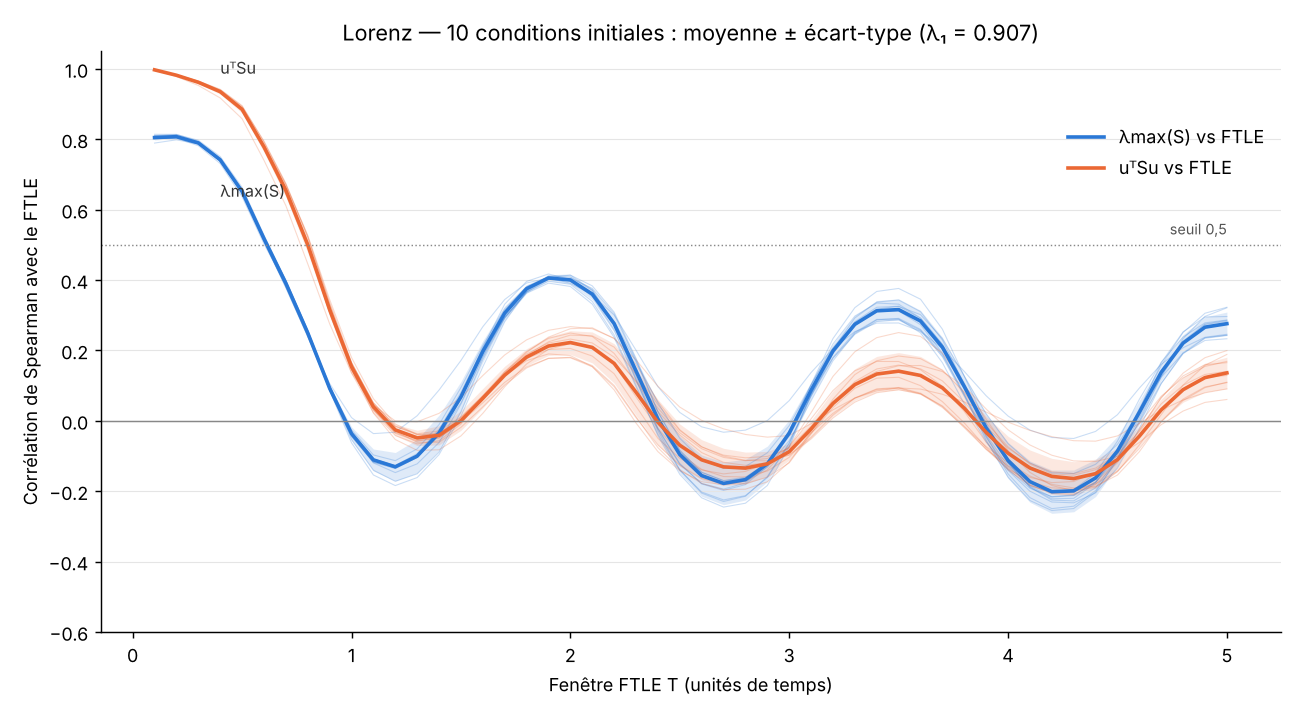

The script that saved this image:
"""Balayage de la fenêtre FTLE sur plusieurs conditions initiales.

Pour chaque condition initiale (CI) et chaque fenêtre T :
  Spearman(lam_S, FTLE_T) et Spearman(g_inst, FTLE_T).
On trace la moyenne ± écart-type entre CI, et on teste si l'oscillation
de la corrélation en fonction de T est systématique (mêmes pics/creux pour
toutes les CI) ou du bruit propre à une trajectoire.
"""
import numpy as np
import matplotlib

matplotlib.use("Agg")
import matplotlib.pyplot as plt

from lorenz_stretching import dt, integrate, ftle_centered, spearman

N_IC = 10
SEED = 0
T_grid = np.round(np.arange(0.1, 5.0001, 0.1), 2)
OUT_PNG = "lorenz_ftle_sweep.png"
OUT_CSV = "lorenz_ftle_sweep.csv"
# Paires (creux, pic) repérées sur la CI unique [1,1,1] ; testées ici de façon appariée
CONTRASTS = [(1.2, 2.0), (3.0, 2.0), (3.0, 5.0)]

rng = np.random.default_rng(SEED)
ics = rng.uniform([-20, -25, 5], [20, 25, 45], size=(N_IC, 3))
deltas0 = rng.normal(size=(N_IC, 3))

rho_S = np.zeros((N_IC, len(T_grid)))
rho_g = np.zeros((N_IC, len(T_grid)))
lambda1 = np.zeros(N_IC)
periods = np.zeros(N_IC)

for k in range(N_IC):
    traj, lam_S, g_step, g_inst = integrate(ics[k], deltas0[k])
    lambda1[k] = g_step.mean()
    # Période dominante de lam_S (pic du spectre hors fréquence nulle)
    spec = np.abs(np.fft.rfft(lam_S - lam_S.mean()))
    freqs = np.fft.rfftfreq(len(lam_S), dt)
    periods[k] = 1 / freqs[1:][np.argmax(spec[1:])]
    for j, T in enumerate(T_grid):
        ftle, valid = ftle_centered(g_step, T)
        rho_S[k, j] = spearman(lam_S[valid], ftle[valid])
        rho_g[k, j] = spearman(g_inst[valid], ftle[valid])
    print(f"CI {k}: x0={np.round(ics[k], 1)}  lambda_1={lambda1[k]:.3f}  "
          f"période dominante de lam_S={periods[k]:.3f}")

mS, sS = rho_S.mean(0), rho_S.std(0, ddof=1)
mg, sg = rho_g.mean(0), rho_g.std(0, ddof=1)

np.savetxt(OUT_CSV, np.column_stack([T_grid, mS, sS, mg, sg, rho_S.T, rho_g.T]),
           delimiter=",", fmt="%.4f",
           header="T,mean_rhoS,std_rhoS,mean_rhog,std_rhog,"
                  + ",".join(f"rhoS_ci{k}" for k in range(N_IC)) + ","
                  + ",".join(f"rhog_ci{k}" for k in range(N_IC)), comments="")

print(f"\nlambda_1 : {lambda1.mean():.3f} ± {lambda1.std(ddof=1):.3f}")
print(f"\n{'T':>5} {'rho(lamS,FTLE)':>18} {'rho(g,FTLE)':>18}")
for T in [0.1, 0.25, 0.5, 0.7, 1.0, 1.2, 1.5, 2.0, 3.0, 5.0]:
    j = int(np.argmin(np.abs(T_grid - T)))
    print(f"{T:>5} {mS[j]:+.3f} ± {sS[j]:.3f}     {mg[j]:+.3f} ± {sg[j]:.3f}")

T_cross = T_grid[np.argmax(mS < 0.5)]
print(f"\nPremier T où la moyenne de rho(lam_S, FTLE) passe sous 0.5 : {T_cross}")

print("\nContrastes appariés rho_S(T_b) - rho_S(T_a) (moyenne ± SE, nb de CI où > 0) :")
for Ta, Tb in CONTRASTS:
    ja, jb = (int(np.argmin(np.abs(T_grid - t))) for t in (Ta, Tb))
    d = rho_S[:, jb] - rho_S[:, ja]
    se = d.std(ddof=1) / np.sqrt(N_IC)
    print(f"  T={Tb} vs T={Ta} : {d.mean():+.3f} ± {se:.3f}  (t={d.mean() / se:+.1f}, "
          f"{np.sum(d > 0)}/{N_IC} CI positives)")

# Figure : moyenne ± écart-type, courbes individuelles en fond
C1, C2 = "#2a78d6", "#eb6834"
fig, ax = plt.subplots(figsize=(10, 5.5))
for k in range(N_IC):
    ax.plot(T_grid, rho_S[k], color=C1, lw=0.6, alpha=0.25)
    ax.plot(T_grid, rho_g[k], color=C2, lw=0.6, alpha=0.25)
ax.fill_between(T_grid, mS - sS, mS + sS, color=C1, alpha=0.15, lw=0)
ax.fill_between(T_grid, mg - sg, mg + sg, color=C2, alpha=0.15, lw=0)
ax.plot(T_grid, mS, color=C1, lw=2, label="λmax(S) vs FTLE")
ax.plot(T_grid, mg, color=C2, lw=2, label="uᵀSu vs FTLE")
ax.axhline(0, color="#888888", lw=0.8)
ax.axhline(0.5, color="#888888", lw=0.8, ls=":")
ax.text(T_grid[-1], 0.52, "seuil 0,5", ha="right", va="bottom", fontsize=8, color="#555555")
ax.text(T_grid[3], mS[3] - 0.06, "λmax(S)", color="#333333", fontsize=9, va="top")
ax.text(T_grid[3], mg[3] + 0.04, "uᵀSu", color="#333333", fontsize=9, va="bottom")
ax.set_xlabel("Fenêtre FTLE T (unités de temps)")
ax.set_ylabel("Corrélation de Spearman avec le FTLE")
ax.set_title(f"Lorenz — {N_IC} conditions initiales : moyenne ± écart-type "
             f"(λ₁ = {lambda1.mean():.3f})")
ax.set_ylim(-0.6, 1.05)
for side in ("top", "right"):
    ax.spines[side].set_visible(False)
ax.grid(axis="y", color="#e5e5e5", lw=0.6)
ax.legend(frameon=False, loc="upper right", bbox_to_anchor=(1, 0.9))
plt.tight_layout()
plt.savefig(OUT_PNG, dpi=130)
print(f"\nFigure : {OUT_PNG}   Données : {OUT_CSV}")
